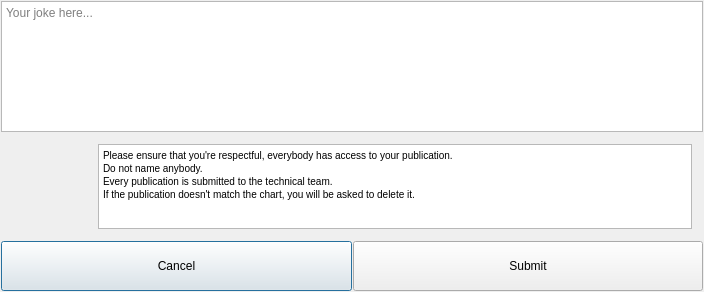
<?xml version="1.0" encoding="UTF-8"?>
<ui version="4.0">
 <class>Dialog</class>
 <widget class="QDialog" name="Dialog">
  <property name="geometry">
   <rect>
    <x>0</x>
    <y>0</y>
    <width>704</width>
    <height>292</height>
   </rect>
  </property>
  <property name="windowTitle">
   <string>Dialog</string>
  </property>
  <layout class="QVBoxLayout" name="verticalLayout">
   <property name="spacing">
    <number>1</number>
   </property>
   <property name="leftMargin">
    <number>1</number>
   </property>
   <property name="topMargin">
    <number>1</number>
   </property>
   <property name="rightMargin">
    <number>1</number>
   </property>
   <property name="bottomMargin">
    <number>1</number>
   </property>
   <item>
    <widget class="QPlainTextEdit" name="joke_data_plainTextEdit">
     <property name="sizePolicy">
      <sizepolicy hsizetype="Expanding" vsizetype="Expanding">
       <horstretch>0</horstretch>
       <verstretch>0</verstretch>
      </sizepolicy>
     </property>
     <property name="placeholderText">
      <string>Your joke here...</string>
     </property>
    </widget>
   </item>
   <item>
    <widget class="QFrame" name="chart_frame">
     <layout class="QHBoxLayout" name="horizontalLayout">
      <property name="leftMargin">
       <number>11</number>
      </property>
      <property name="topMargin">
       <number>11</number>
      </property>
      <property name="rightMargin">
       <number>11</number>
      </property>
      <property name="bottomMargin">
       <number>11</number>
      </property>
      <item>
       <widget class="QLabel" name="chart_image_label">
        <property name="minimumSize">
         <size>
          <width>80</width>
          <height>80</height>
         </size>
        </property>
        <property name="maximumSize">
         <size>
          <width>80</width>
          <height>80</height>
         </size>
        </property>
        <property name="text">
         <string/>
        </property>
        <property name="alignment">
         <set>Qt::AlignCenter</set>
        </property>
       </widget>
      </item>
      <item>
       <widget class="QTextEdit" name="chart_textEdit">
        <property name="sizePolicy">
         <sizepolicy hsizetype="Expanding" vsizetype="Minimum">
          <horstretch>0</horstretch>
          <verstretch>0</verstretch>
         </sizepolicy>
        </property>
        <property name="maximumSize">
         <size>
          <width>16777215</width>
          <height>85</height>
         </size>
        </property>
        <property name="cursor" stdset="0">
         <cursorShape>ArrowCursor</cursorShape>
        </property>
        <property name="html">
         <string>&lt;!DOCTYPE HTML PUBLIC &quot;-//W3C//DTD HTML 4.0//EN&quot; &quot;http://www.w3.org/TR/REC-html40/strict.dtd&quot;&gt;
&lt;html&gt;&lt;head&gt;&lt;meta name=&quot;qrichtext&quot; content=&quot;1&quot; /&gt;&lt;style type=&quot;text/css&quot;&gt;
p, li { white-space: pre-wrap; }
&lt;/style&gt;&lt;/head&gt;&lt;body style=&quot; font-family:'MS Shell Dlg 2'; font-size:7.8pt; font-weight:400; font-style:normal;&quot;&gt;
&lt;p style=&quot; margin-top:0px; margin-bottom:0px; margin-left:0px; margin-right:0px; -qt-block-indent:0; text-indent:0px;&quot;&gt;Please ensure that you're respectful, everybody has access to your publication.&lt;/p&gt;
&lt;p style=&quot; margin-top:0px; margin-bottom:0px; margin-left:0px; margin-right:0px; -qt-block-indent:0; text-indent:0px;&quot;&gt;Do not name anybody.&lt;/p&gt;
&lt;p style=&quot; margin-top:0px; margin-bottom:0px; margin-left:0px; margin-right:0px; -qt-block-indent:0; text-indent:0px;&quot;&gt;Every publication is submitted to the technical team.&lt;/p&gt;
&lt;p style=&quot; margin-top:0px; margin-bottom:0px; margin-left:0px; margin-right:0px; -qt-block-indent:0; text-indent:0px;&quot;&gt;If the publication doesn't match the chart, you will be asked to delete it.&lt;/p&gt;&lt;/body&gt;&lt;/html&gt;</string>
        </property>
        <property name="textInteractionFlags">
         <set>Qt::NoTextInteraction</set>
        </property>
       </widget>
      </item>
     </layout>
    </widget>
   </item>
   <item>
    <layout class="QHBoxLayout" name="horizontalLayout_2">
     <property name="spacing">
      <number>1</number>
     </property>
     <item>
      <widget class="QPushButton" name="cancel_pushButton">
       <property name="minimumSize">
        <size>
         <width>0</width>
         <height>50</height>
        </size>
       </property>
       <property name="text">
        <string>Cancel</string>
       </property>
      </widget>
     </item>
     <item>
      <widget class="QPushButton" name="submit_pushButton">
       <property name="minimumSize">
        <size>
         <width>0</width>
         <height>50</height>
        </size>
       </property>
       <property name="text">
        <string>Submit</string>
       </property>
      </widget>
     </item>
    </layout>
   </item>
  </layout>
 </widget>
 <resources/>
 <connections>
  <connection>
   <sender>cancel_pushButton</sender>
   <signal>clicked()</signal>
   <receiver>Dialog</receiver>
   <slot>reject()</slot>
   <hints>
    <hint type="sourcelabel">
     <x>180</x>
     <y>244</y>
    </hint>
    <hint type="destinationlabel">
     <x>351</x>
     <y>140</y>
    </hint>
   </hints>
  </connection>
 </connections>
</ui>
